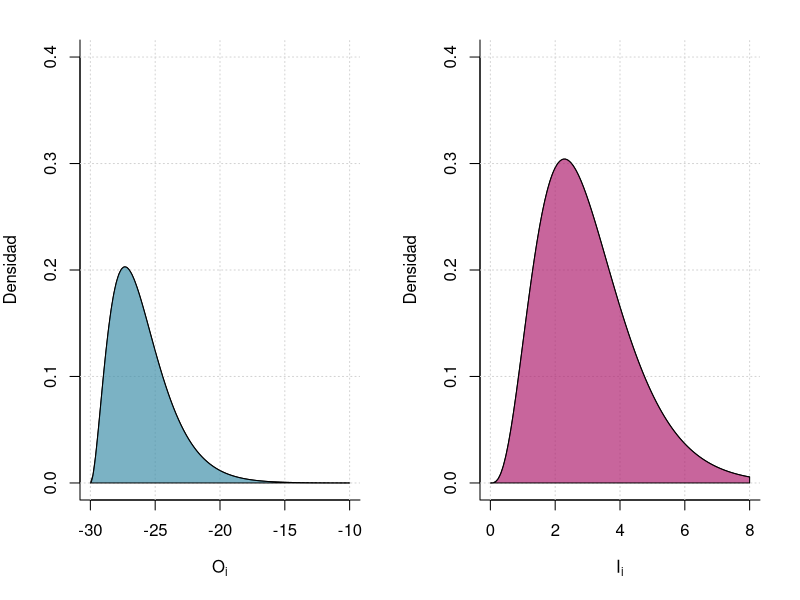

This figure's R source:
# Gráficos de la función de distribución Gamma
setwd("/home/samuel/Documentos/U/tesis/")

## Oi


pdf("plot_gamma_Oi_Ii.pdf",height = 5, width = 8)
par(bty = "l",mfrow=c(1,2),mar = c(5,4,2,2))

shape <- 3
rate <- 3/4
shift <- 30
my.grid <- seq(-shift,-10,length = 300)
n.grid <- length(my.grid)
my.d <- dgamma(my.grid+shift,shape,rate)

curve(dgamma(x+shift,shape,rate),-shift,-10,
      #main = expression(paste("Función de densidad para ",O[i])),
      xlab = expression(O[i]),ylab = "Densidad",
      ylim = c(0,0.4))
grid()
polygon(c(my.grid,my.grid[n.grid:1]),c(my.d,rep(0,n.grid)),
        col = "#4090aab0")

#--

shape <- 21/5
rate <- 7/5
shift <- 0
my.grid <- seq(-shift,8,length = 300)
n.grid <- length(my.grid)
my.d <- dgamma(my.grid+shift,shape,rate)

curve(dgamma(x+shift,shape,rate),-shift,8,
      #main = expression(paste("Función de densidad para ",I[i])),
      xlab = expression(I[i]),ylab = "Densidad",
      ylim = c(0,0.4))
grid()
polygon(c(my.grid,my.grid[n.grid:1]),c(my.d,rep(0,n.grid)),
        col = "#b02070b0")


dev.off()


